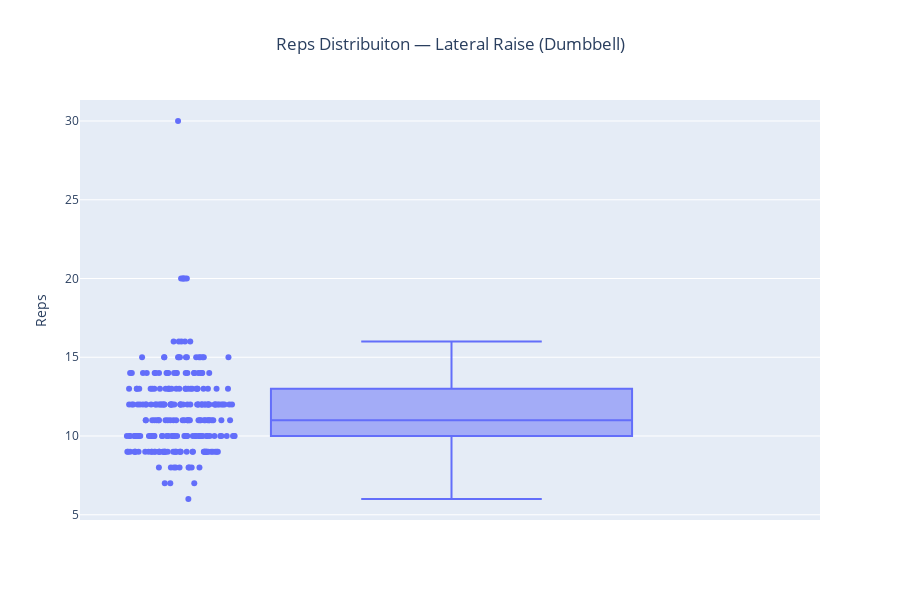

This figure's notebook cell:
### Markdown cell above
Não há dado incorreto, apesar de ser um valor alto para repetição o contexto se justifica (série de warm up)

### Code cell
# Para Lateral Raise (Dumbbell)
exercise_name = "Lateral Raise (Dumbbell)"
df_ex = df[df["exercise_title"] == exercise_name]
fig = px.box(df_ex,y="reps",points="all",hover_data=["reps","weight_kg","set_index","set_type","rpe","start_time"],title=f"Reps Distribuiton — {exercise_name}")
fig.update_layout(yaxis_title="Reps",xaxis_title="",showlegend=False,height=600,width=900,title_x = 0.5)
fig.show()

### Figure 1 — Plotly figure (JSON) as saved in the notebook; plotly's stock layout.template omitted (floating-point values rounded to 4 significant figures; data arrays with more than 128 entries replaced by an {"elided": "..."} marker saying what was removed)
{"data": [{"alignmentgroup": "True", "boxpoints": "all", "customdata": {"elided": "260x5 mixed values"}, "hovertemplate": "reps=%{y}<br>weight_kg=%{customdata[0]}<br>set_index=%{customdata[1]}<br>set_type=%{customdata[2]}<br>rpe=%{customdata[3]}<br>start_time=%{customdata[4]}<extra></extra>", "legendgroup": "", "marker": {"color": "#636efa"}, "name": "", "notched": false, "offsetgroup": "", "orientation": "v", "showlegend": false, "type": "box", "x0": " ", "xaxis": "x", "y": {"elided": "260 float values"}, "y0": " ", "yaxis": "y"}], "layout": {"boxmode": "group", "height": 600, "legend": {"tracegroupgap": 0}, "showlegend": false, "title": {"text": "Reps Distribuiton — Lateral Raise (Dumbbell)", "x": 0.5}, "width": 900, "xaxis": {"anchor": "y", "domain": [0, 1], "title": {"text": ""}}, "yaxis": {"anchor": "x", "domain": [0, 1], "title": {"text": "Reps"}}}}
